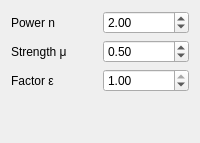
              <widget class="QWidget" name="option_page_3">
               <layout class="QGridLayout" name="gridLayout_3">
                <item row="1" column="2">
                 <widget class="QDoubleSpinBox" name="warp_strength_edit">
                  <property name="decimals">
                   <number>2</number>
                  </property>
                  <property name="maximum">
                   <double>1.000000000000000</double>
                  </property>
                  <property name="singleStep">
                   <double>0.050000000000000</double>
                  </property>
                  <property name="value">
                   <double>0.500000000000000</double>
                  </property>
                 </widget>
                </item>
                <item row="1" column="0">
                 <widget class="QLabel" name="label_5">
                  <property name="text">
                   <string>Strength μ</string>
                  </property>
                 </widget>
                </item>
                <item row="2" column="2">
                 <widget class="QDoubleSpinBox" name="warp_factor_eps_edit">
                  <property name="decimals">
                   <number>2</number>
                  </property>
                  <property name="maximum">
                   <double>1.000000000000000</double>
                  </property>
                  <property name="singleStep">
                   <double>0.050000000000000</double>
                  </property>
                  <property name="value">
                   <double>1.000000000000000</double>
                  </property>
                 </widget>
                </item>
                <item row="2" column="0">
                 <widget class="QLabel" name="label_6">
                  <property name="text">
                   <string>Factor ε</string>
                  </property>
                 </widget>
                </item>
                <item row="0" column="0">
                 <widget class="QLabel" name="label_4">
                  <property name="text">
                   <string>Power n</string>
                  </property>
                 </widget>
                </item>
                <item row="3" column="2">
                 <spacer name="verticalSpacer_2">
                  <property name="orientation">
                   <enum>Qt::Orientation::Vertical</enum>
                  </property>
                  <property name="sizeHint" stdset="0">
                   <size>
                    <width>20</width>
                    <height>40</height>
                   </size>
                  </property>
                 </spacer>
                </item>
                <item row="0" column="2">
                 <widget class="QDoubleSpinBox" name="warp_pow_edit">
                  <property name="minimum">
                   <double>1.000000000000000</double>
                  </property>
                  <property name="value">
                   <double>2.000000000000000</double>
                  </property>
                 </widget>
                </item>
               </layout>
              </widget>
